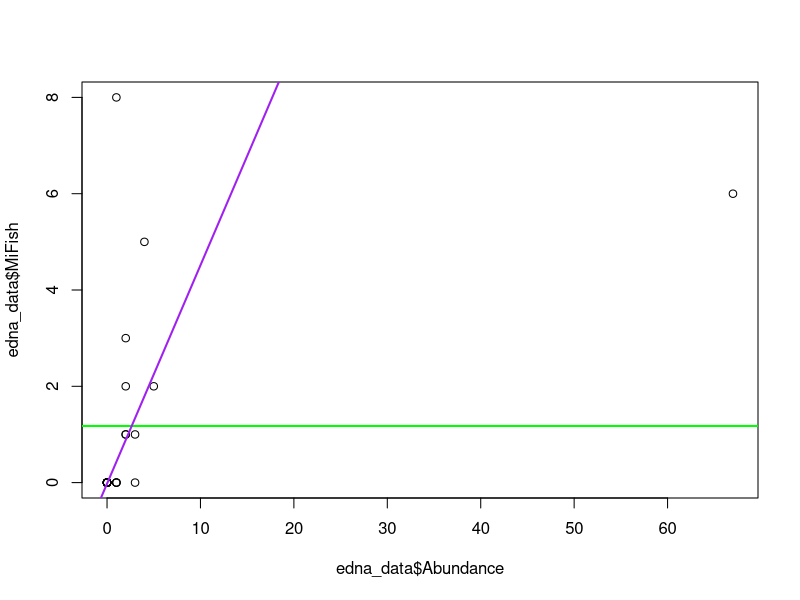
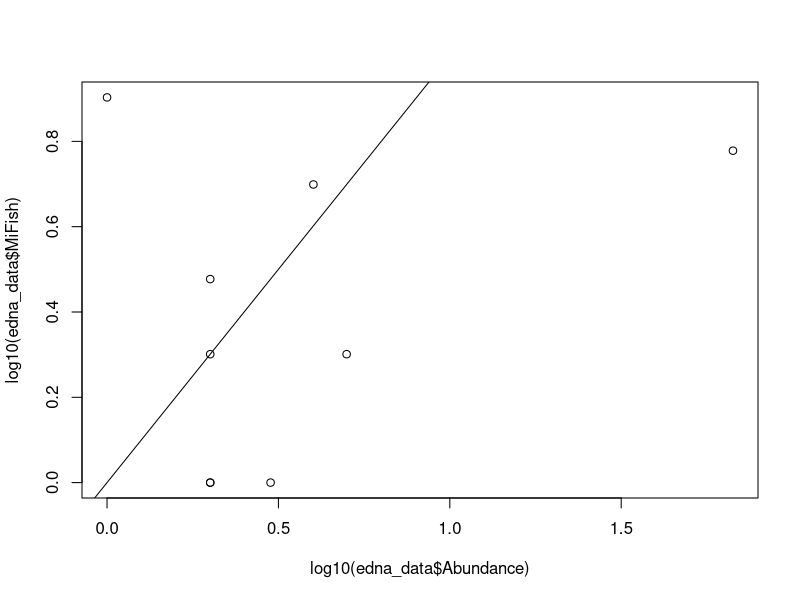
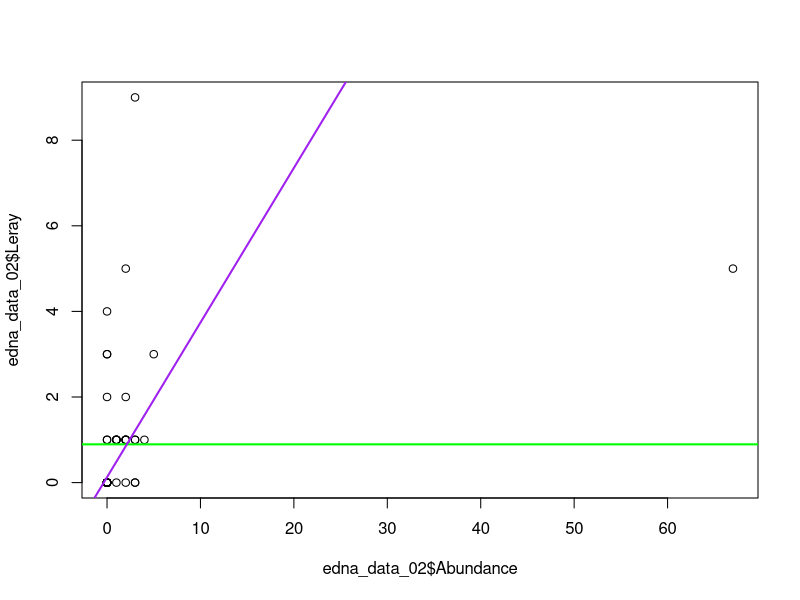
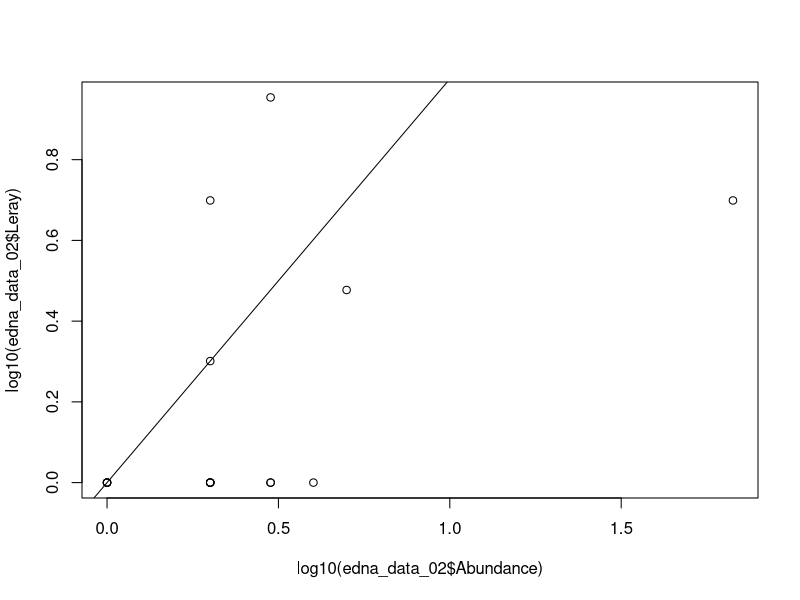

Recreate these plots in R, in order. (Note: this script raises an error after producing the figures.)
rm(list = ls())

#Perform a Poisson Regression GLM using the abundance proportion of Fish species to their read counts in csv.
edna_data<- read.csv("MiFish_Abundance_Poisson.csv", header = TRUE)
edna_data$Abundance <- edna_data$Abundance 
edna_data$MiFish <- edna_data$MiFish
edna_data$Leray <- edna_data$Leray

#Replace N/A in csv dataset table.
edna_data<- replace(edna_data, is.na(edna_data), "")

#Fix any dataframe formating issues
edna_data$Species <- as.factor(edna_data$Species)

#Fit data into Poisson Regression GLMs.
edna_MiFish_model <- glm(Abundance ~ 1, data= edna_data, family = "poisson")
edna_MiFish_model_02 <- glm(Abundance ~ MiFish, data= edna_data,
                            family = "poisson")

#View GLMs & Explore model fits and independent variables signifance
summary(edna_MiFish_model)
summary(edna_MiFish_model_02)

# Add the model prediction to the plot
plot(edna_data$MiFish ~ edna_data$Abundance)
abline(edna_MiFish_model, col="green", lwd=2)
abline(edna_MiFish_model_02, col="purple", lwd=2)

# Add the model prediction to the plot
plot(log10(edna_data$MiFish) ~ log10(edna_data$Abundance))
abline(a=0, b=1) # one to one line


#Perform a Poisson Regression GLM using the abundance proportion of all Invert. species to their read counts in csv.
edna_data_02<- read.csv("Leray_Abundance_Poisson.csv", header = TRUE)
edna_data_02$Abundance <- edna_data_02$Abundance
edna_data_02$Leray <- edna_data_02$Leray


#Replace N/A in csv dataset table.
edna_data_02<- replace(edna_data_02, is.na(edna_data_02), "")

#Fix any dataframe formating issues
edna_data_02$Species <- as.factor(edna_data_02$Species)

#Fit data into Poisson Regression GLMs.
edna_Leray_model <- glm(Abundance ~ 1, data= edna_data_02, family = "poisson")
edna_Leray_model_02 <- glm(Abundance ~ Leray, data= edna_data_02,
                           family = "poisson")

#View GLMs & Explore model fits and independent variables signifance
summary(edna_Leray_model)
summary(edna_Leray_model_02)

# Add the model prediction to the plot
plot(edna_data_02$Leray ~ edna_data_02$Abundance)
abline(edna_Leray_model, col="green", lwd=2)
abline(edna_Leray_model_02, col="purple", lwd=2)

# Add the model prediction to the plot
plot(log10(edna_data_02$Leray) ~ log10(edna_data_02$Abundance))
abline(a=0, b=1) # one to one line

#Perform a Multiplicative factor log-Poisson Regression GLM using the abundance proportion of all Invert. species to their read counts, and to their body type in csv.
edna_data_02<- read.csv("Leray_Abundance_Poisson.csv", header = TRUE)
edna_data_02$Abundance <- edna_data_02$Abundance
edna_data_02$Leray <- edna_data_02$Leray
edna_data_02$Body_Type <-edna_data_02$Body_Type

#Replace N/A in csv dataset table.
edna_data_02<- replace(edna_data_02, is.na(edna_data_02), "")

#Fix any dataframe formating issues
edna_data_02$Species <- as.factor(edna_data_02$Species)
edna_data_02$Body_Type <- as.factor(edna_data_02$Body_Type)

#Fit data into Poisson Regression GLMs.
edna_Leray_model <- glm(Abundance ~ 1, data= edna_data_02, family = "poisson")
edna_Leray_model_02 <- glm(Abundance ~ Leray*Body_Type, data= edna_data_02,
                           family = "poisson")

#View GLMs & Explore model fits and independent variables signifance
summary(edna_Leray_model)
summary(edna_Leray_model_02)

# Add the model prediction to the plot
plot(edna_data_02$Leray ~ edna_data_02$Abundance)
abline(edna_Leray_model, col="green", lwd=2)
abline(edna_Leray_model_02, col="purple", lwd=2)

# Add the model prediction to the plot
plot(log10(edna_data_02$Leray) ~ log10(edna_data_02$Abundance))
abline(a=0, b=1) # one to one line

#Perform a Additive factor log-Poisson Regression GLM using the abundance proportion of all Invert. species to their read counts, and to their body type in csv.
edna_data_02<- read.csv("Leray_Abundance_Poisson.csv", header = TRUE)
edna_data_02$Abundance <- edna_data_02$Abundance
edna_data_02$Leray <- edna_data_02$Leray
edna_data_02$Body_Type <-edna_data_02$Body_Type

#Replace N/A in csv dataset table.
edna_data_02<- replace(edna_data_02, is.na(edna_data_02), "")

#Fix any dataframe formating issues
edna_data_02$Species <- as.factor(edna_data_02$Species)
edna_data_02$Body_Type <- as.factor(edna_data_02$Body_Type)

#Fit data into Poisson Regression GLMs.
edna_Leray_model <- glm(Abundance ~ 1, data= edna_data_02, family = "poisson")
edna_Leray_model_02 <- glm(Abundance ~ Leray+Body_Type, data= edna_data_02,
                           family = "poisson")

#View GLMs & Explore model fits and independent variables signifance
summary(edna_Leray_model)
summary(edna_Leray_model_02)

# Add the model prediction to the plot
plot(edna_data_02$Leray ~ edna_data_02$Abundance)
abline(edna_Leray_model, col="green", lwd=2)
abline(edna_Leray_model_02, col="purple", lwd=2)

# Add the model prediction to the plot
plot(log10(edna_data_02$Leray) ~ log10(edna_data_02$Abundance))
abline(a=0, b=1) # one to one line


#Perform a Poisson Regression GLM using the abundance proportion of cephalopod species to their read counts in csv.
edna_data_03<- read.csv("Ceph18s_Abundance_Poisson.csv", header = TRUE)
edna_data_03$Abundance <- edna_data_03$Abundance
edna_data_03$Ceph18s <- edna_data_03$Ceph18s

#Replace N/A in csv dataset table.
edna_data_03<- replace(edna_data_03, is.na(edna_data_03), "")

#Fix any dataframe formating issues
edna_data_03$Species <- as.factor(edna_data_03$Species)

#Fit data into Poisson Regression GLMs.
edna_Ceph18s_model <- glm(Abundance ~ 1, data= edna_data_03, family = "poisson")
edna_Ceph18s_model_02 <- glm(Abundance ~ Ceph18s, data= edna_data_03,
                             family = "poisson")

#View GLMs & Explore model fits and independent variables signifance
summary(edna_Ceph18s_model)
summary(edna_Ceph18s_model_02)

# Add the model prediction to the plot
plot(edna_data_03$Ceph18s ~ edna_data_03$Abundance)
abline(edna_Ceph18s_model, col="green", lwd=2)
abline(edna_Ceph18s_model_02, col="purple", lwd=2)

# Add the model prediction to the plot
plot(log10(edna_data_03$Ceph18s) ~ log10(edna_data_03$Abundance))
abline(a=0, b=1) # one to one line

#Perform a Poisson Regression GLM using the abundance of eDNA collected from different located metaprobes to their in csv.
edna_data<- read.csv("Metaprobe_eDNA_Location.csv", header = TRUE)
edna_data$Metaprobes <- edna_data$Metaprobes
edna_data$Location <- edna_data$Location 
edna_data$Quantity <- edna_data$Quantity

#Replace N/A in csv dataset table.
edna_data<- replace(edna_data, is.na(edna_data), "")

#Fix any dataframe formating issues
edna_data$Metaprobes <- as.factor(edna_data$Metaprobes)
edna_data$Location <- as.factor(edna_data$Location)
edna_data$Quantity   <- as.numeric(edna_data$Quantity)

#Fit data into Poisson Regression GLMs.
edna_Metaprobe_model <- glm(Quantity ~ 1, data= edna_data, family = "poisson")
edna_Metaprobe_model_02 <- glm(Quantity ~ Location, data= edna_data,
                            family = "poisson")

#View GLMs & Explore model fits and independent variables signifance
summary(edna_Metaprobe_model)
summary(edna_Metaprobe_model_02)

#'Location' is a factor (categorical), a boxplot is more appropriate than a scatter plot.Using a lighter color so points show up, Darker border for contrast, and have outline FALSE to Hide default outliers so they aren't doubled

plot(Quantity ~ Location, data = edna_data, 
     main = "eDNA Quantity by Location", ylab = "Abundance", xlab = "Location",
     col = "green", border = "purple", outline = FALSE)

#Abline doesn't work directly with GLMs like this because GLMs are non-linear.
# To see if Location is significant:

anova(edna_Metaprobe_model, edna_Metaprobe_model_02, test = "Chisq")
